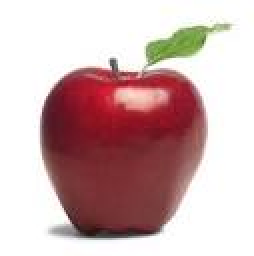
#> input picture pranjal/apple.jpg, 127 x 128 px (shown 2 times larger)
$ python img_compression_using_svd.py
#> lines starting #> are read from the running program, lines starting #| are printed output that depends on the picture
#uses top eigen vectors to represent image also called PCA(principle component analysis)

#!/usr/bin/env python
import matplotlib.pyplot as plt
import numpy as np
import time

from PIL import Image
img = Image.open('apple.jpg')
#> img is the input picture: PIL image 127x128 RGB; mean R, G, B 207.3, 179.4, 179.3
imggray = img.convert('LA') #original image pointer is imggray
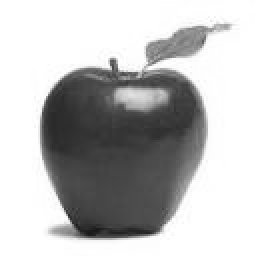
#> imggray: PIL image 127x128 LA (shown 2 times larger); mean R, G, B, A 187.7, 187.7, 187.7, 255

#converting image to numpy matrix
imgmat = np.array(list(imggray.getdata(band=0)), float)
#> imgmat = 16256 values, max 255 at index 0, min 25 at index 14776, mean 187.7
imgmat.shape = (imggray.size[1], imggray.size[0])
imgmat = np.matrix(imgmat) #matrix representing image

#print imgmat.shape --> 128x127

U, sigma, V = np.linalg.svd(imgmat)
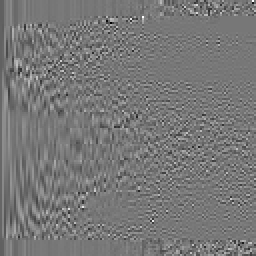
#> U: shape (128, 128) float64 (shown 2 times larger); min -0.575, max 0.647, mean -0.000509; drawn with min black and max white
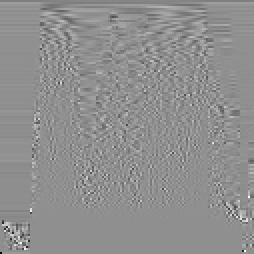
#> V: shape (127, 127) float64 (shown 2 times larger); min -0.969, max 0.747, mean -0.000824; drawn with min black and max white
#> sigma = 127 values, max 25257.5 at index 0, min 1.35e-12 at index 126, mean 365.9

for i in xrange(1, 51, 5):
    reconstimg = np.matrix(U[:, :i]) * np.diag(sigma[:i]) * np.matrix(V[:i, :])
    plt.imshow(reconstimg, cmap='gray')
    title = "n = %s" % i
    plt.title(title)
    plt.show()
#> this loop made 10 passes
#> pass 1, `reconstimg = np.matrix(U[:, :i]) * np.diag(sigma[:i]) * np.matrix(V[:i..`:
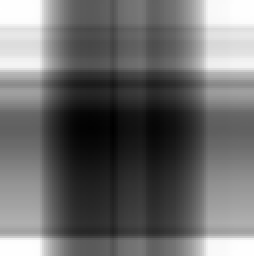
#> reconstimg: shape (128, 127) float64 (shown 2 times larger); min 98.65, max 314, mean 189.6; drawn with min black and max white
#> pass 2, `reconstimg = np.matrix(U[:, :i]) * np.diag(sigma[:i]) * np.matrix(V[:i..`:
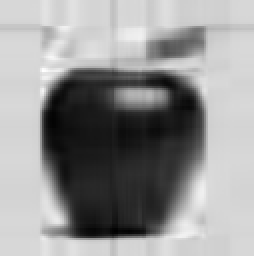
#> reconstimg: shape (128, 127) float64 (shown 2 times larger); min 31.62, max 298.1, mean 187.7; drawn with min black and max white
#> pass 3, `reconstimg = np.matrix(U[:, :i]) * np.diag(sigma[:i]) * np.matrix(V[:i..`:
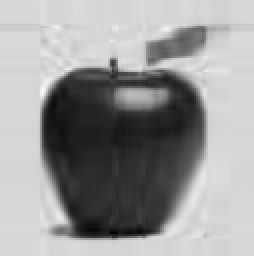
#> reconstimg: shape (128, 127) float64 (shown 2 times larger); min 19.38, max 298.4, mean 187.7; drawn with min black and max white
